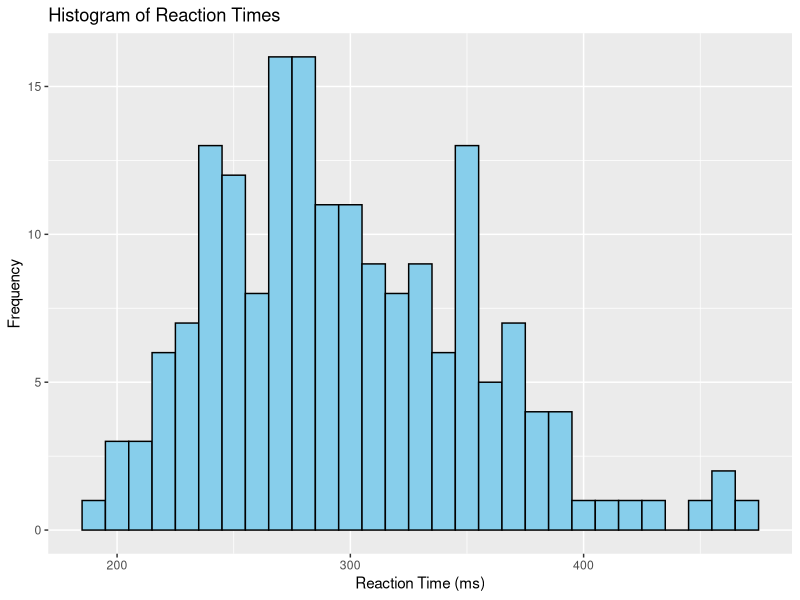
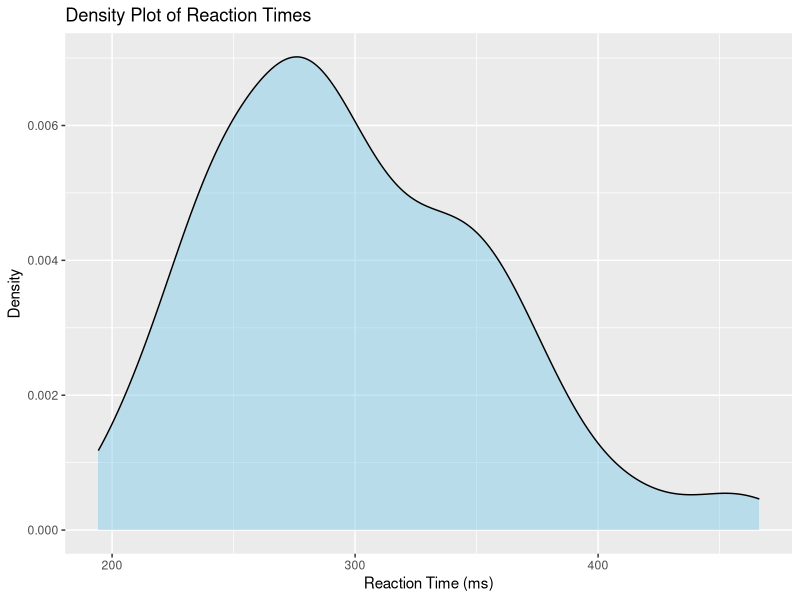
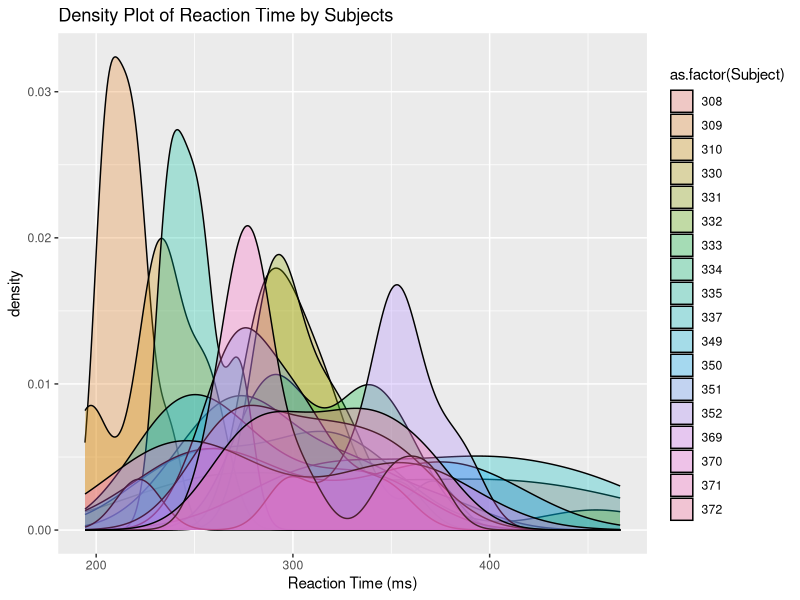
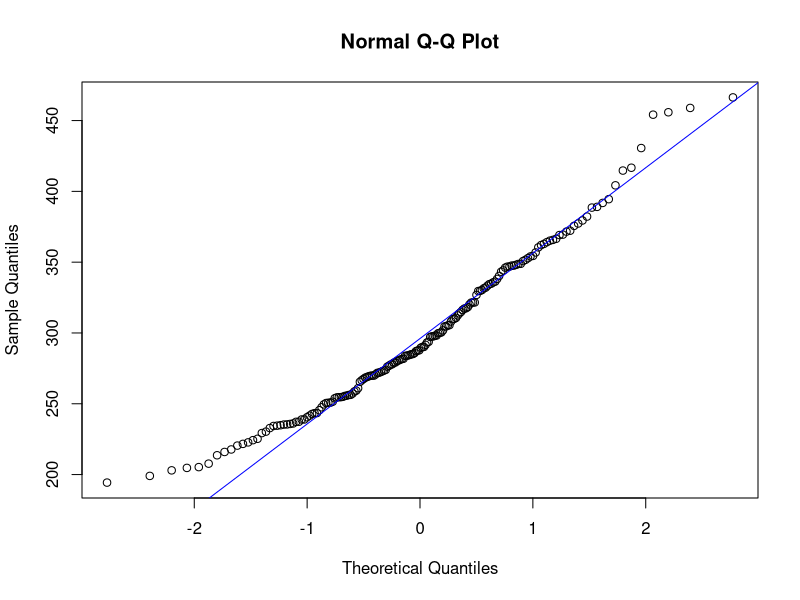
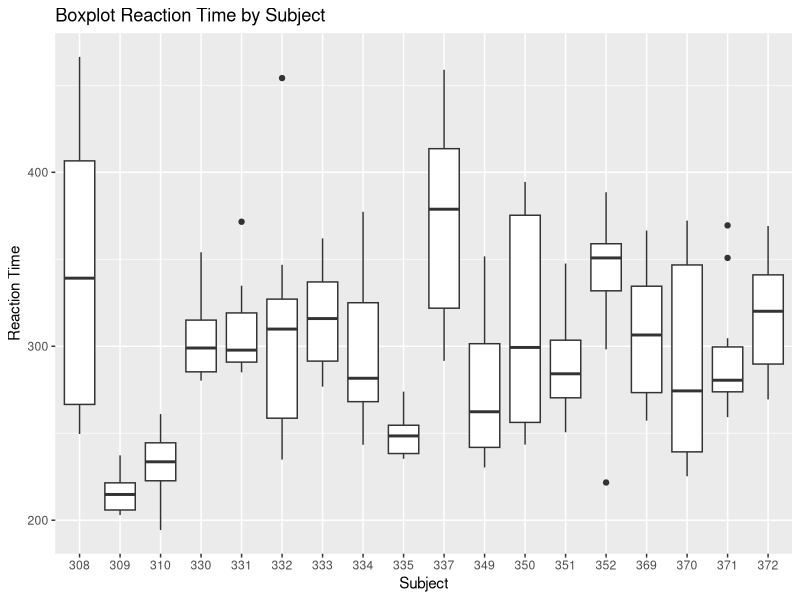
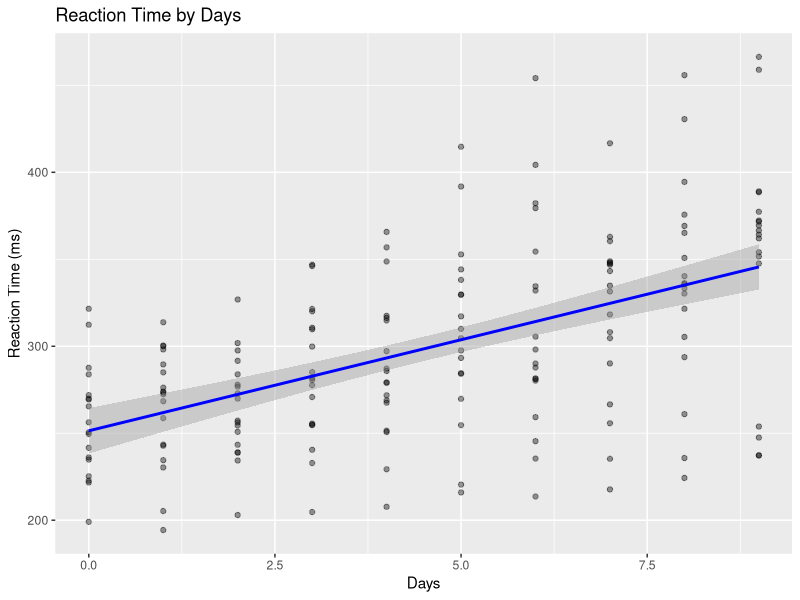
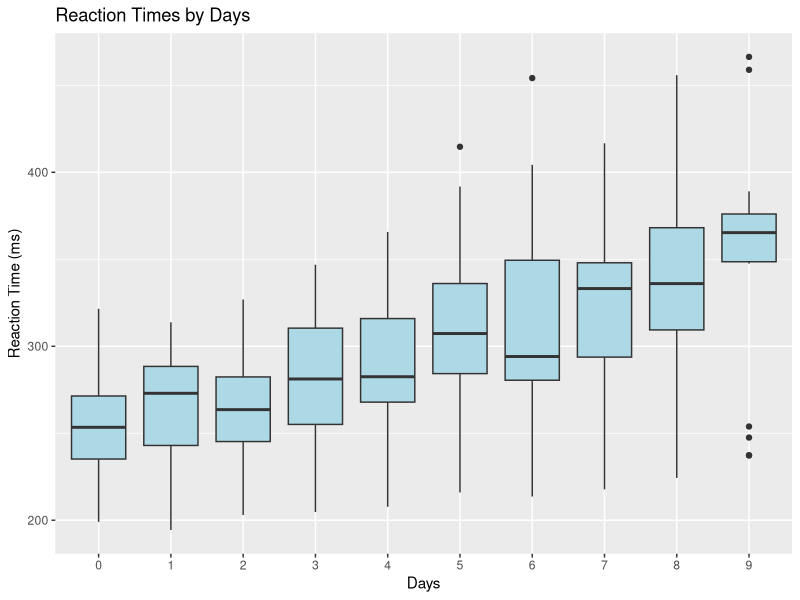
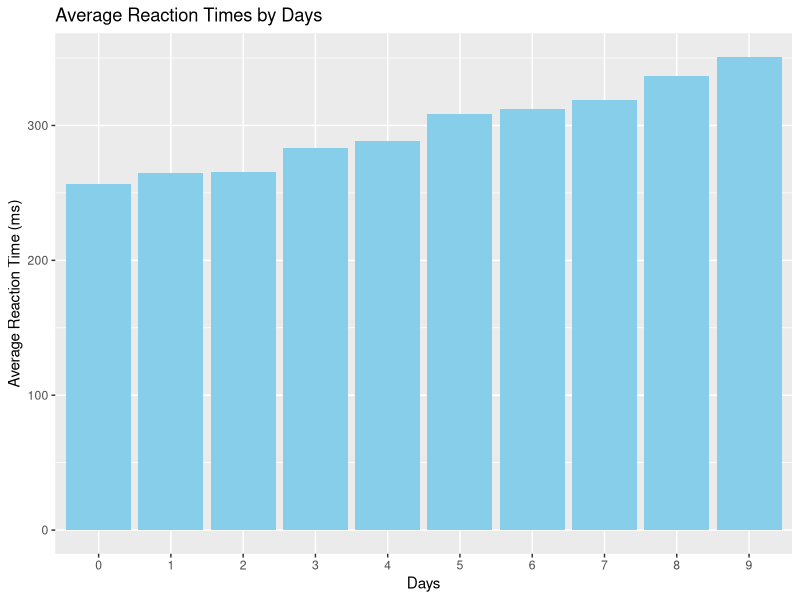

Source code (R) for these figures, in order:
#Week 07 - MC1-M231 - Programming, Data Science and Statistics 3

#Objective: Applying the understanding of Mixed effect Model by performing a comprehensive analysis on a real-world dataset using R.


# Tasks
# 1. Data Exploration.
#   a. Load the "sleepstudy" dataset.
#   b. Explore the structure of the dataset.
#   c. Visualize the data using appropriate plots to understand the distribution and relationships.
# 2. Descriptive Statistics.
#   a. Compute and report summary statistics for the key variables.
#   b. Create visualizations (e.g., histograms, boxplots) to better understand the distribution of reaction times over different days.
# 3. Fit an adequate Model(s).
# 4. Interpret the results.
# 5. Residual Analysis

########################
###1. Data Exploration##
########################

#(A): Loading the relevant library and the "sleepstudy" dataset

#Loading the relevant library
library(Matrix)
library(lme4)
library(tidyverse)

#Loading the dataset
data("sleepstudy")

#(B): Expolring the dataset content
#exploring the inbuilt detailed information of the dataset in R
?sleepstudy

#Exploring the content of the dataset using view function from tidyverse
view(sleepstudy)

#Checking the data structure of the dataset
str(sleepstudy)

#Exploring the overall summary statistics of the dataset
summary(sleepstudy)

#(C):Visualization of the dataset to understand the distribution
#A histogram plot to understand the frequency distribution of the reaction time 
sleepstudy %>% ggplot(aes(x = Reaction)) +
  geom_histogram(binwidth = 10, fill = "skyblue", color = "black") +
  labs(title = "Histogram of Reaction Times", x = "Reaction Time (ms)", y = "Frequency")

#A density plot to better understand the histogram by showing the plateau of the reaction time
sleepstudy %>% ggplot(aes(x = Reaction)) +
  geom_density(fill = "skyblue", alpha = 0.5) +
  labs(title = "Density Plot of Reaction Times", x = "Reaction Time (ms)", y = "Density")

#A density plot of reaction time of each subject to understand the variation in their distribution
sleepstudy %>%ggplot(aes(x = Reaction, fill = as.factor(Subject))) +
  geom_density(alpha = 0.3) +
  labs(title = "Density Plot of Reaction Time by Subjects", x = "Reaction Time (ms)", y = "density")

#checking the normality of the data (reaction time) using qqnorm
qqnorm(sleepstudy$Reaction)
qqline(sleepstudy$Reaction, col = "blue")

#A Boxplot of reaction time variability accross the 18 Subject, to understand the subject with the highest and lowest reaction time
sleepstudy %>% ggplot(aes(x = factor(Subject), y = Reaction)) +
  geom_boxplot() +
  labs(title = "Boxplot Reaction Time by Subject", x = "Subject", y = "Reaction Time")

##############################
###2. Descriptive Statistics##
##############################

#(A):Computing the summary statistics of the key variables 

#The key variable in the dataset is "Reaction", which represent the reaction time. The summary statistics is below.

#Checking for NA before computing the summary statistics
anyNA(sleepstudy)

#Computing the summary statistics of the reaction time.
summary(sleepstudy$Reaction)

#Computing the Summary statistics of Reaction Time grouped by Days
summary_stats_per_day <- sleepstudy %>%
  group_by(Days) %>%
  summarise(
    Mean = mean(Reaction),        
    Median = median(Reaction),    
    SD = sd(Reaction),             
    Min = min(Reaction),           
    Max = max(Reaction),           
    Count = n()                                  
  )

print(summary_stats_per_day)
as_tibble(summary_stats_per_day)

#Computing the Summary statistics of Reaction Time grouped by Subject
summary_stats_per_subject <- sleepstudy %>%
  group_by(Subject) %>%
  summarise(
    Mean = mean(Reaction),        
    Median = median(Reaction),    
    SD = sd(Reaction),             
    Min = min(Reaction),           
    Max = max(Reaction),           
    Count = n()                                  
  )

print(summary_stats_per_subject)
as_tibble(summary_stats_per_subject)

#Calculating the average reaction time for each day of the study
avg_reaction <- sleepstudy %>%
  group_by(Days) %>%
  summarize(avg_reaction = round(mean(Reaction), 2))

print(avg_reaction)

#(B): Visualization for understanding the relationship between reaction time over different days.

#A Scatter plot of Reaction time over different Days of the study, showing the reaction time is increasing as participants are deprived of sleep.
?geom_smooth
sleepstudy %>% ggplot(aes(x = Days, y = Reaction)) +
  geom_point(alpha = 0.4) +
  geom_smooth(method = "lm", color = "blue") +
  labs(title = "Reaction Time by Days", x = "Days", y = "Reaction Time (ms)")

#A Boxplot of reaction time over different days of the study showing the variability of the median for each day despite the increasing nature of the reaction time.
sleepstudy %>% ggplot(aes(x = factor(Days), y = Reaction)) +
  geom_boxplot(fill = "lightblue") +
  labs(title = "Reaction Times by Days",
       x = "Days", y = "Reaction Time (ms)")

#A histogram plot of the average reaction time per day showing the increasing or decreasing reaction times across different days of the study
avg_reaction %>% ggplot(aes(x = factor(Days), y = avg_reaction)) +
  geom_bar(stat = "identity", fill = "skyblue") +
  labs(title = "Average Reaction Times by Days",
       x = "Days", y = "Average Reaction Time (ms)")

#A line plot to better demonstrate the increasing or decreasing characteristics of average reaction times across different days throughout the study
avg_reaction %>% ggplot(aes(x = Days, y = avg_reaction)) +
  geom_line(color = "blue") +
  geom_point(color = "red") +
  labs(title = " Line Plot Average Reaction Times by Days",
       x = "Days", y = "Average Reaction Time (ms)")

#A line plot to better demonstrate the increasing or decreasing characteristics of reaction times across different days throughout the study for each subject
sleepstudy %>% ggplot(aes(x = Days, y = Reaction, group = Subject)) +
  geom_line(aes(color = Subject)) +  
  geom_point(aes(color = Subject)) +  
  labs(title = "Line Plot Reaction Times for each Subject",
       x = "Days", y = "Reaction Time (ms)") +
  facet_wrap(~ Subject)

#A density plot of reaction time of the participant for each day
sleepstudy %>%ggplot(aes(x = Reaction, fill = as.factor(Days))) +
  geom_density(alpha = 0.3) +
  labs(title = "Density Plot of Reaction Time by Days", x = "Reaction Time (ms)", y = "density")

#################################
###3. Fitting an adequate model##
#################################

#removing the data-point of the first two days, because it was observed from the study (Belenky et. al, 2003) that the effect of the study was sleep deprivation was noticeable from the third day. Hence the datapoint for the first three days of the study was removed.
filtered_sleepstudy <- sleepstudy %>%
  filter(Days > 2)

view(filtered_sleepstudy)

#plotting the model
model_sleepstudy <- lmer(Reaction ~ Days + (1| Subject), data = filtered_sleepstudy)

summary(model_sleepstudy)

#############################
###4. Interpret the results##
#############################

#The coefficient from the fixed Effect for Days represents the change in reaction time for each additional day of sleep deprivation.

#Random Effect (Subject): The random effect (REML estimate) shows how much individual variability affects reaction time, independent of the number of "days of sleep deprivation".

#The model estimated baseline for the average reaction time is 247.702 ms for the Day 3, which is our reference level and for each additional day of sleep deprivation, there is an estimated increase in reaction time of about 11.063 milliseconds.

#########################
###5. Residual Analysis##
#########################

#The residual analysis aimed to check how well the model fit the data and also the assumption that must be fulfilled by the model

#computing the residual values from the model
res <- residuals(model_sleepstudy)

#A Plot of the residuals to check if the model fit
plot(residuals(model_sleepstudy), main = "Residuals of Model")

#Checking for normality of the residuals to observe if our model has not violated the assumption
par(mfrow = c(1, 2))
hist(res)
qqnorm(res)
qqline(res)

#A histogram of the residuals to visualize the normality, more boldly.
data.frame(residuals = resid(model_sleepstudy)) %>% ggplot(aes(x = residuals)) +
  geom_histogram(binwidth = 5, fill = "skyblue", color = "black") +
  labs(title = "Histogram of Residuals", x = "Residuals", y = "Frequency")

#checking for homoscedasticity, if there is constant variance of the residuals 
plot(fitted(model_sleepstudy), res)
